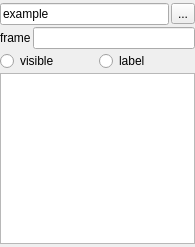
<?xml version="1.0" encoding="UTF-8"?>
<ui version="4.0">
 <class>Form</class>
 <widget class="QWidget" name="Form">
  <property name="geometry">
   <rect>
    <x>0</x>
    <y>0</y>
    <width>195</width>
    <height>247</height>
   </rect>
  </property>
  <property name="maximumSize">
   <size>
    <width>300</width>
    <height>16777215</height>
   </size>
  </property>
  <property name="windowTitle">
   <string>Form</string>
  </property>
  <layout class="QVBoxLayout" name="verticalLayout" stretch="0,1">
   <property name="spacing">
    <number>2</number>
   </property>
   <property name="leftMargin">
    <number>0</number>
   </property>
   <property name="topMargin">
    <number>3</number>
   </property>
   <property name="rightMargin">
    <number>0</number>
   </property>
   <property name="bottomMargin">
    <number>3</number>
   </property>
   <item>
    <layout class="QHBoxLayout" name="horizontalLayout">
     <property name="spacing">
      <number>2</number>
     </property>
     <item>
      <widget class="QLineEdit" name="lineEdit">
       <property name="text">
        <string>example</string>
       </property>
      </widget>
     </item>
     <item>
      <widget class="QToolButton" name="toolButton">
       <property name="text">
        <string>...</string>
       </property>
      </widget>
     </item>
    </layout>
   </item>
   <item>
    <widget class="QWidget" name="item_editor" native="true">
     <layout class="QVBoxLayout" name="verticalLayout_2">
      <property name="spacing">
       <number>2</number>
      </property>
      <property name="leftMargin">
       <number>0</number>
      </property>
      <property name="topMargin">
       <number>0</number>
      </property>
      <property name="rightMargin">
       <number>0</number>
      </property>
      <property name="bottomMargin">
       <number>0</number>
      </property>
      <item>
       <layout class="QHBoxLayout" name="horizontalLayout_3">
        <property name="spacing">
         <number>2</number>
        </property>
        <item>
         <widget class="QLabel" name="label">
          <property name="text">
           <string>frame</string>
          </property>
         </widget>
        </item>
        <item>
         <widget class="QLineEdit" name="lineEdit_2"/>
        </item>
       </layout>
      </item>
      <item>
       <layout class="QHBoxLayout" name="horizontalLayout_4">
        <property name="spacing">
         <number>2</number>
        </property>
        <item>
         <widget class="QRadioButton" name="radioButton">
          <property name="layoutDirection">
           <enum>Qt::LeftToRight</enum>
          </property>
          <property name="text">
           <string>visible</string>
          </property>
         </widget>
        </item>
        <item>
         <widget class="QRadioButton" name="radioButton_2">
          <property name="text">
           <string>label</string>
          </property>
         </widget>
        </item>
       </layout>
      </item>
      <item>
       <layout class="QHBoxLayout" name="horizontalLayout_5">
        <property name="spacing">
         <number>2</number>
        </property>
        <item>
         <widget class="QTableView" name="tableView">
          <property name="autoScrollMargin">
           <number>8</number>
          </property>
         </widget>
        </item>
       </layout>
      </item>
     </layout>
    </widget>
   </item>
  </layout>
 </widget>
 <resources/>
 <connections/>
</ui>
